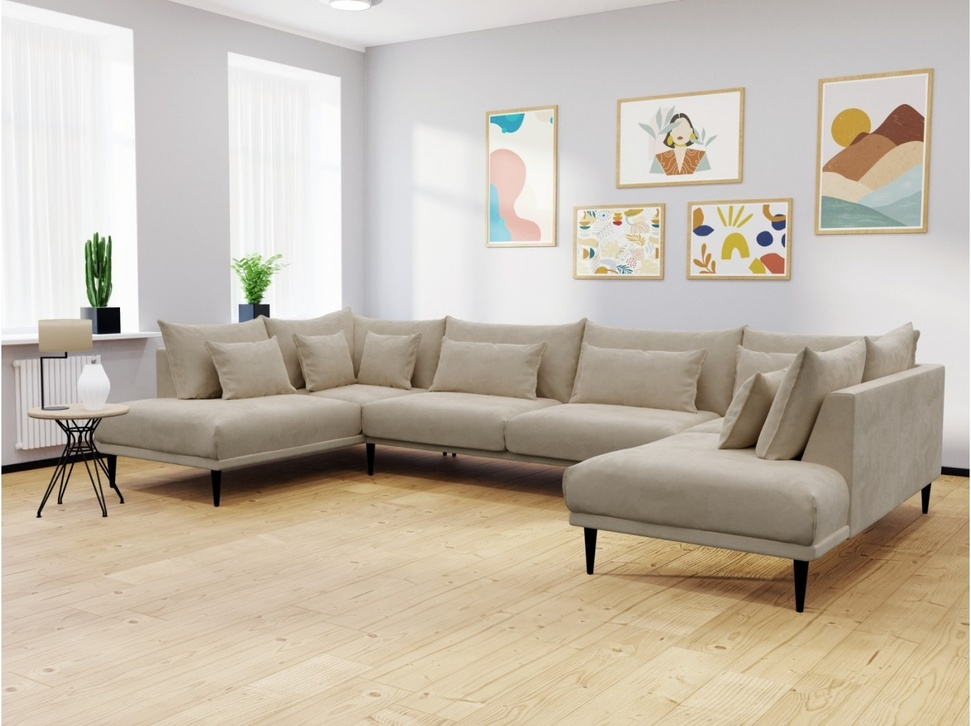
#> input picture PyLearn7-Assignment29/virtual decoration/input/vd1.jpg, 971 x 726 px, shrunk from 1400 x 1047 before the run
$ python virtual_decoration.py
#> lines starting #> are read from the running program, lines starting #| are printed output that depends on the picture
import cv2
import numpy as np

image_room = cv2.imread("input/vd1.jpg")
#> image_room is the input picture: shape (726, 971, 3); mean B, G, R 170.4, 185, 195.2
image_floor = cv2.imread("input/vd2.jpg")
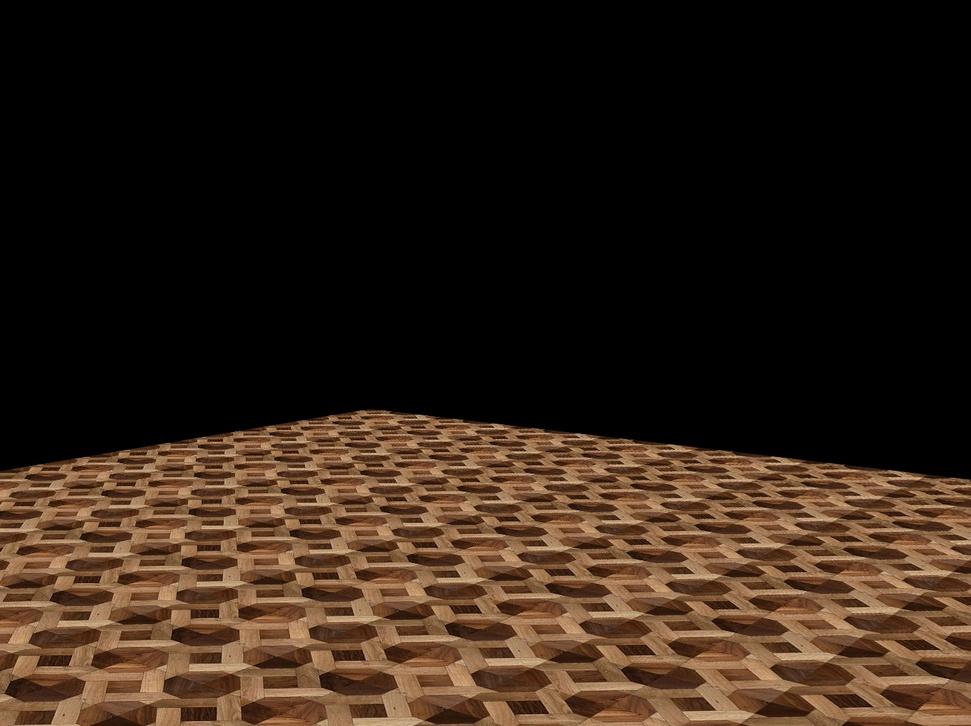
#> input picture PyLearn7-Assignment29/virtual decoration/input/vd2.jpg, 971 x 726 px, shrunk from 1400 x 1047 before the run
#> image_floor is the input picture: shape (726, 971, 3); mean B, G, R 22.3, 33.4, 47.8
image_mask_1 = cv2.imread("input/vd3.jpg")
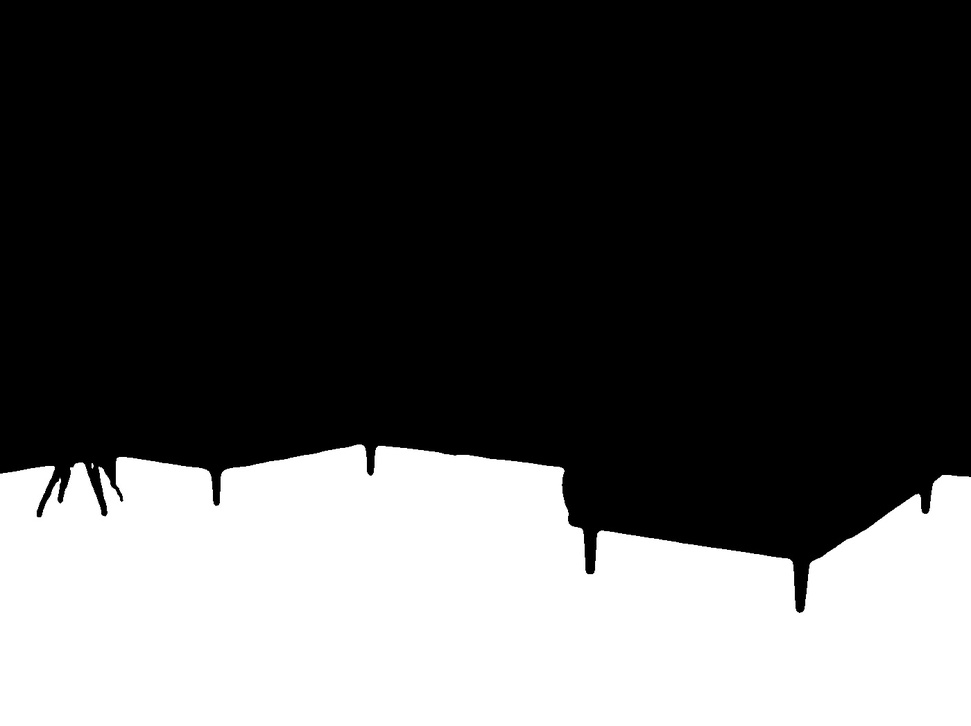
#> input picture PyLearn7-Assignment29/virtual decoration/input/vd3.jpg, 971 x 726 px, shrunk from 1400 x 1047 before the run
#> image_mask_1 is the input picture: shape (726, 971, 3); min 0, max 255, mean 81.8

image_mask_2 = 255 - image_mask_1
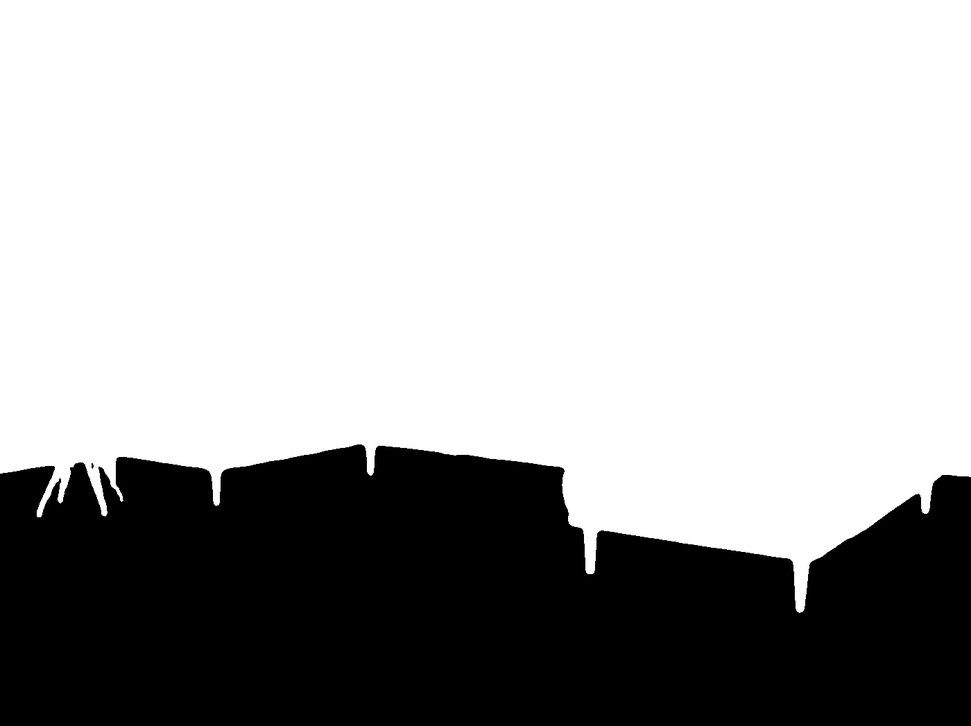
#> image_mask_2: shape (726, 971, 3); min 0, max 255, mean 173.2
cv2.imwrite("output/new_mask.jpg", image_mask_2)


image_mask_1 = image_mask_1 / 255.0
image_mask_2 = image_mask_2 / 255.0

result_1 = image_floor * image_mask_1
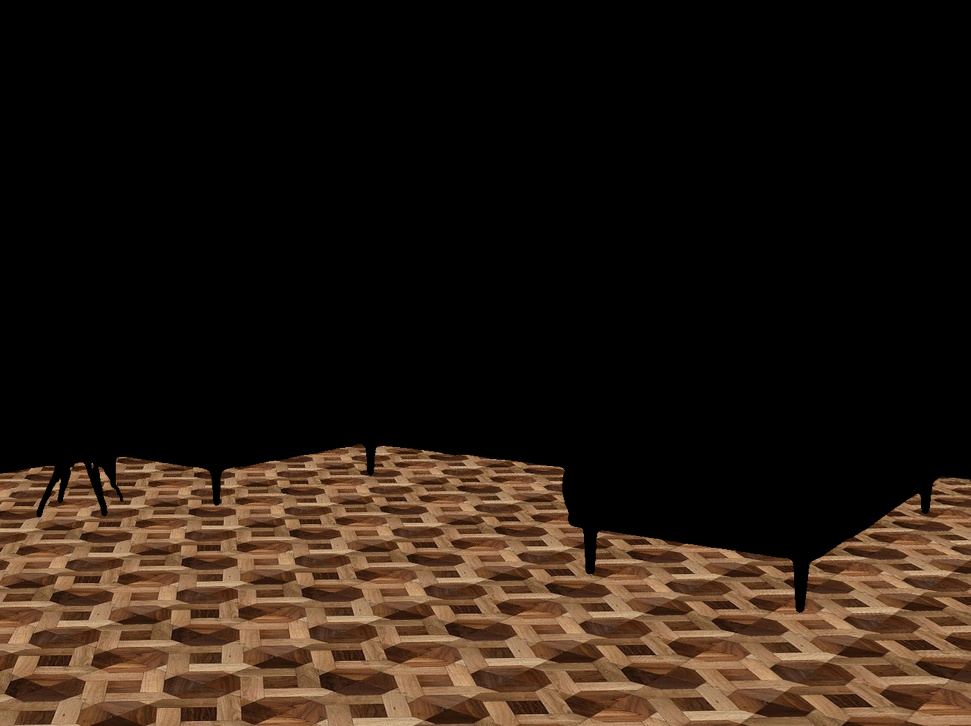
#> result_1: shape (726, 971, 3) float64; mean B, G, R 18.3, 27.4, 39.3
cv2.imwrite("output/floor.jpg", result_1)

result_2 = image_room * image_mask_2
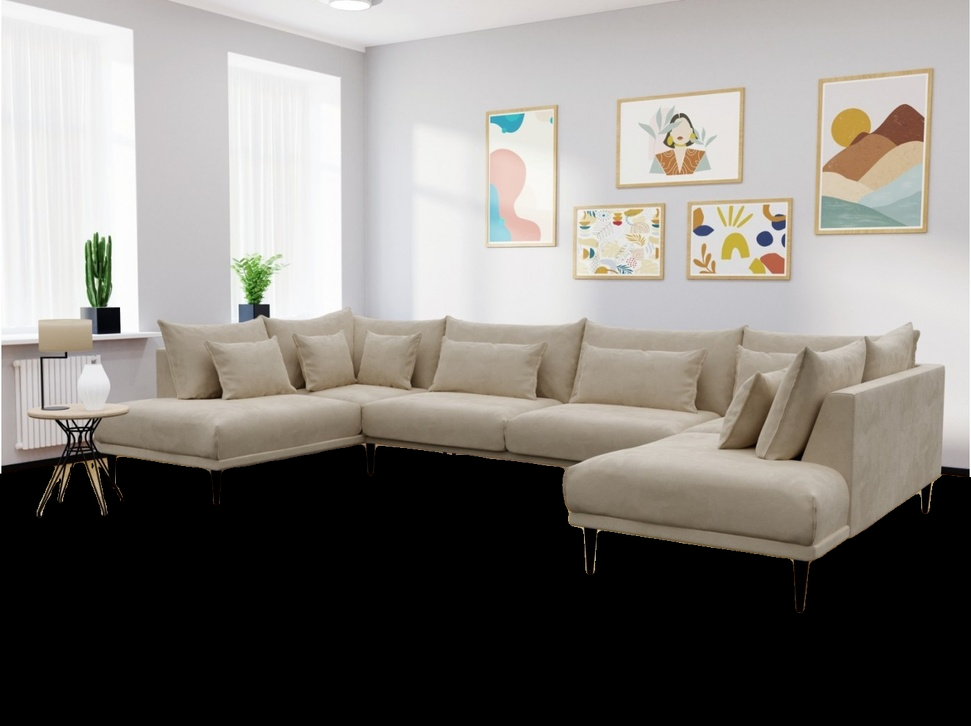
#> result_2: shape (726, 971, 3) float64; mean B, G, R 123.2, 127.9, 131.6
cv2.imwrite("output/furniture.jpg", result_2)

result = result_1 + result_2
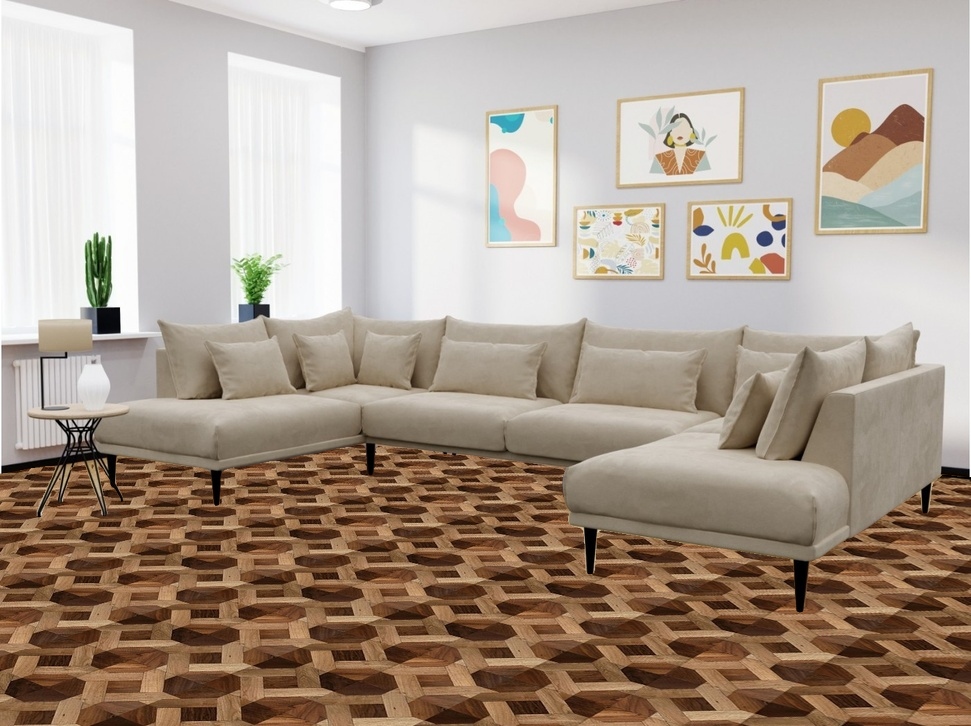
#> result: shape (726, 971, 3) float64; mean B, G, R 141.5, 155.4, 170.9

cv2.imwrite("output/room.jpg", result)
